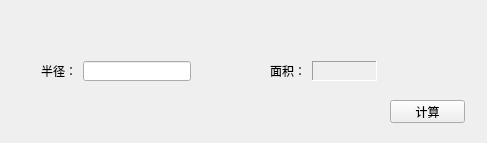
<?xml version="1.0" encoding="UTF-8"?>
<ui version="4.0">
 <class>Widget</class>
 <widget class="QWidget" name="Widget">
  <property name="geometry">
   <rect>
    <x>0</x>
    <y>0</y>
    <width>487</width>
    <height>143</height>
   </rect>
  </property>
  <property name="tabletTracking">
   <bool>false</bool>
  </property>
  <property name="windowTitle">
   <string>Widget</string>
  </property>
  <widget class="QPushButton" name="pushButton">
   <property name="geometry">
    <rect>
     <x>390</x>
     <y>100</y>
     <width>75</width>
     <height>23</height>
    </rect>
   </property>
   <property name="text">
    <string>计算</string>
   </property>
  </widget>
  <widget class="QWidget" name="">
   <property name="geometry">
    <rect>
     <x>30</x>
     <y>50</y>
     <width>431</width>
     <height>42</height>
    </rect>
   </property>
   <layout class="QHBoxLayout" name="horizontalLayout_2">
    <item>
     <widget class="QLabel" name="label_1">
      <property name="text">
       <string>半径：</string>
      </property>
     </widget>
    </item>
    <item>
     <widget class="QLineEdit" name="radiusLineEdit">
      <property name="maxLength">
       <number>327</number>
      </property>
     </widget>
    </item>
    <item>
     <spacer name="horizontalSpacer">
      <property name="orientation">
       <enum>Qt::Horizontal</enum>
      </property>
      <property name="sizeHint" stdset="0">
       <size>
        <width>50</width>
        <height>13</height>
       </size>
      </property>
     </spacer>
    </item>
    <item>
     <widget class="QLabel" name="label_2">
      <property name="text">
       <string>面积：</string>
      </property>
     </widget>
    </item>
    <item>
     <widget class="QLabel" name="areaLabel_2">
      <property name="minimumSize">
       <size>
        <width>65</width>
        <height>0</height>
       </size>
      </property>
      <property name="maximumSize">
       <size>
        <width>54</width>
        <height>20</height>
       </size>
      </property>
      <property name="frameShape">
       <enum>QFrame::Panel</enum>
      </property>
      <property name="frameShadow">
       <enum>QFrame::Sunken</enum>
      </property>
      <property name="text">
       <string>                  </string>
      </property>
     </widget>
    </item>
    <item>
     <spacer name="horizontalSpacer_2">
      <property name="orientation">
       <enum>Qt::Horizontal</enum>
      </property>
      <property name="sizeHint" stdset="0">
       <size>
        <width>40</width>
        <height>20</height>
       </size>
      </property>
     </spacer>
    </item>
   </layout>
  </widget>
 </widget>
 <layoutdefault spacing="6" margin="11"/>
 <resources/>
 <connections/>
</ui>
